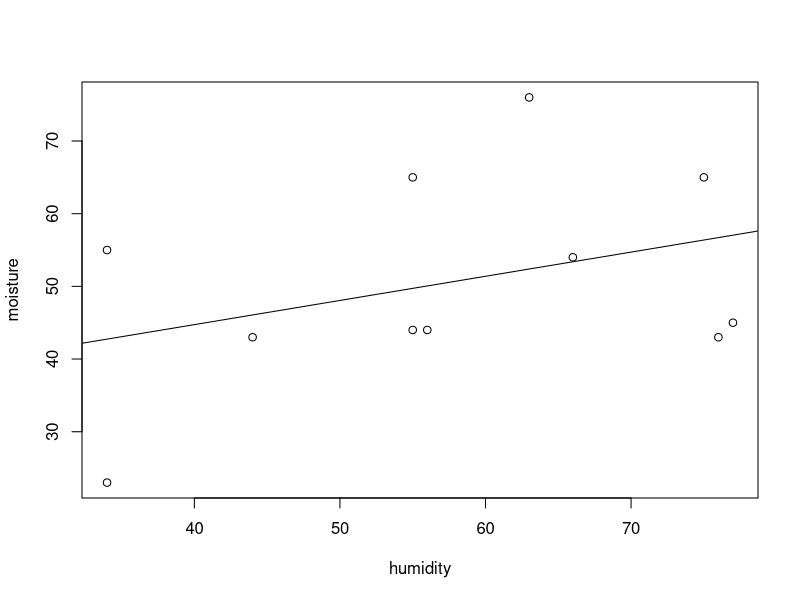

This figure's R source:
data <- read.csv("climate.csv")

hum <- data$humidity
moist <- data$moisture

plot(hum, moist, xlab = "humidity", ylab = "moisture")

data <- data.frame(hum, moist)
model = lm(moist ~ hum, data)

summary(model)

abline(model)

new_data <- data.frame(hum = 200)
result <- predict(model, new_data)
print(result)

